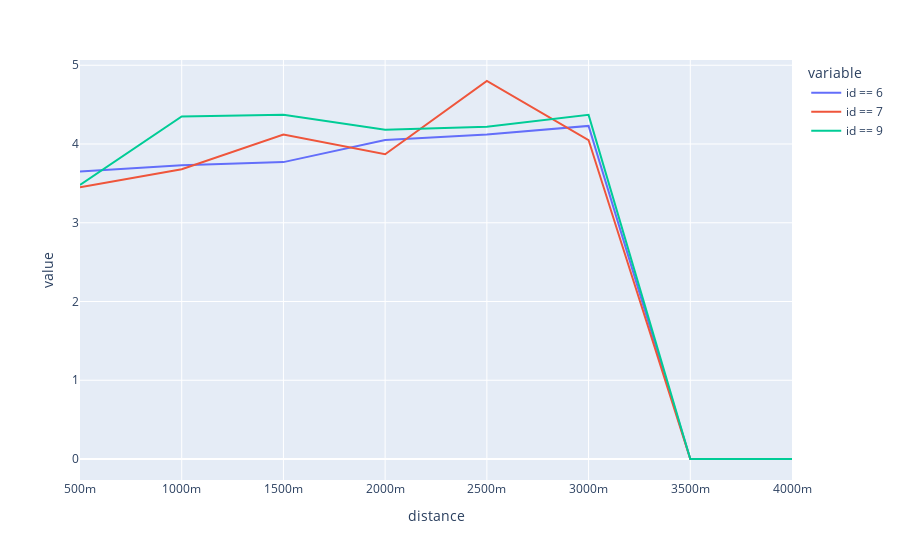

Source (notebook cell):
### Code cell
px.line(runids, x='distance', y=['id == 6', 'id == 7', 'id == 9'])

### Figure 1 — Plotly figure (JSON) as saved in the notebook; plotly's stock layout.template omitted (floating-point values rounded to 4 significant figures)
{"data": [{"hovertemplate": "variable=id == 6<br>distance=%{x}<br>value=%{y}<extra></extra>", "legendgroup": "id == 6", "line": {"color": "#636efa", "dash": "solid"}, "mode": "lines", "name": "id == 6", "orientation": "v", "showlegend": true, "type": "scatter", "x": ["500m", "1000m", "1500m", "2000m", "2500m", "3000m", "3500m", "4000m"], "xaxis": "x", "y": [3.65, 3.73, 3.77, 4.05, 4.12, 4.23, 0, 0], "yaxis": "y"}, {"hovertemplate": "variable=id == 7<br>distance=%{x}<br>value=%{y}<extra></extra>", "legendgroup": "id == 7", "line": {"color": "#EF553B", "dash": "solid"}, "mode": "lines", "name": "id == 7", "orientation": "v", "showlegend": true, "type": "scatter", "x": ["500m", "1000m", "1500m", "2000m", "2500m", "3000m", "3500m", "4000m"], "xaxis": "x", "y": [3.45, 3.68, 4.12, 3.87, 4.8, 4.05, 0, 0], "yaxis": "y"}, {"hovertemplate": "variable=id == 9<br>distance=%{x}<br>value=%{y}<extra></extra>", "legendgroup": "id == 9", "line": {"color": "#00cc96", "dash": "solid"}, "mode": "lines", "name": "id == 9", "orientation": "v", "showlegend": true, "type": "scatter", "x": ["500m", "1000m", "1500m", "2000m", "2500m", "3000m", "3500m", "4000m"], "xaxis": "x", "y": [3.48, 4.35, 4.37, 4.18, 4.22, 4.37, 0, 0], "yaxis": "y"}], "layout": {"legend": {"title": {"text": "variable"}, "tracegroupgap": 0}, "margin": {"t": 60}, "xaxis": {"anchor": "y", "domain": [0, 1], "title": {"text": "distance"}}, "yaxis": {"anchor": "x", "domain": [0, 1], "title": {"text": "value"}}}}
